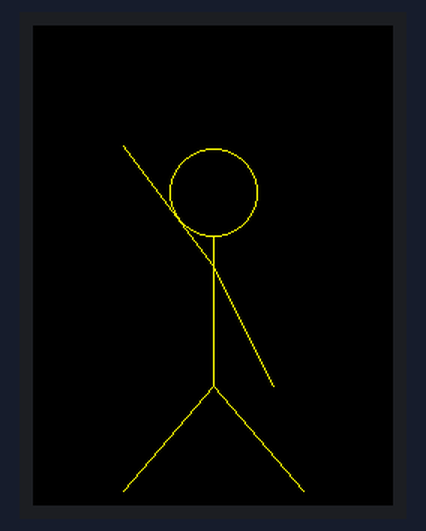
Recording of a sketch running on a simulated Arduino Uno, built with avr-gcc and run on an emulated ATmega328P. Shown: 240×320 colour display. What the sketch prints to the serial monitor is not drawn.

Above: at 0.24 s.
At 6.19 s:
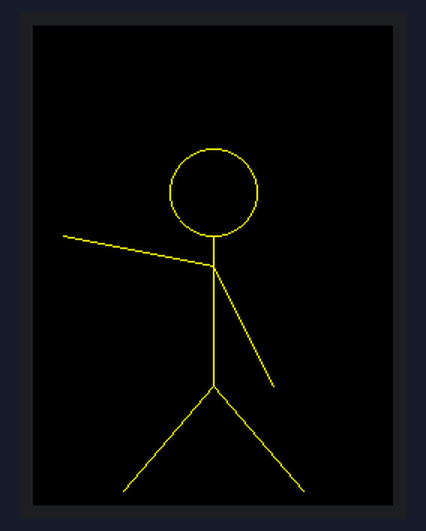
At 12.47 s:
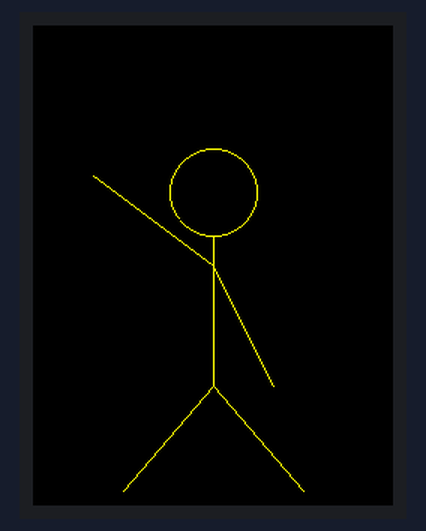
At 24.87 s:
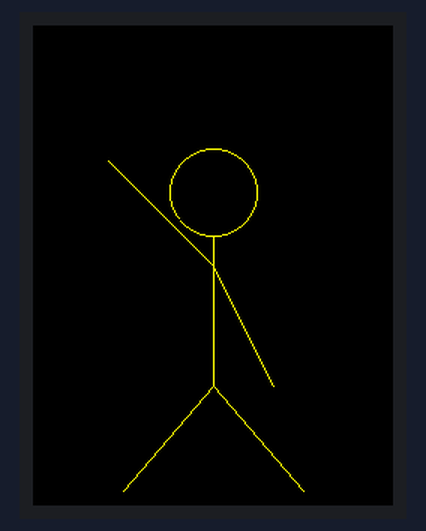
At 49.8 s:
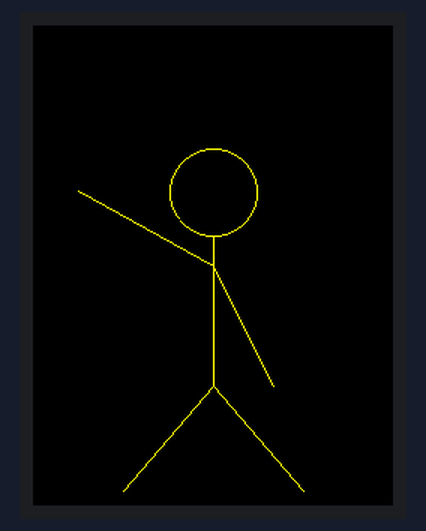

The sketch:

tft_vlastni.ino
```cpp
//#include <Adafruit_GFX.h>
//#include <gfxfont.h>

//#include <Adafruit_TFTLCD.h>
//#include <pin_magic.h>
//#include <registers.h>

#include <Adafruit_GFX.h>    // Core graphics library
#include <Adafruit_TFTLCD.h> // Hardware-specific library

#define LCD_CS A3 //
#define LCD_CD A2 //
#define LCD_WR A1 //
#define LCD_RD A0 //
#define LCD_RESET A4 //

#define BLACK   0x0000
#define BLUE    0x001F
#define RED     0xF800
#define GREEN   0x07E0
#define CYAN    0x07FF
#define MAGENTA 0xF81F
#define YELLOW  0xFFE0
#define WHITE   0xFFFF

Adafruit_TFTLCD tft(LCD_CS, LCD_CD, LCD_WR, LCD_RD, LCD_RESET);

void setup(void) {
  Serial.begin(9600);
  tft.reset();

  uint16_t identifier = tft.readID();

  if (identifier == 0x9325) {
    Serial.println(F("Found ILI9325 LCD driver"));
  } else if (identifier == 0x9328) {
    Serial.println(F("Found ILI9328 LCD driver"));
  } else if (identifier == 0x7575) {
    Serial.println(F("Found HX8347G LCD driver"));
  } else if (identifier == 0x9341) {
    Serial.println(F("Found ILI9341 LCD driver"));
  } else {
    Serial.print(F("Unknown LCD driver chip: "));
    Serial.println(identifier, HEX);
    return;
  }

  tft.begin(identifier);


  tft.setRotation(2);

  tft.fillScreen(BLACK); //
  //tft.setTextColor(WHITE);
  //tft.setCursor(5, 5);
  //tft.setTextSize(5);
  //tft.print("Hello World");

}

void loop(void) {

  //telo
  tft.drawLine(120, 140, 120, 240, YELLOW);
  //ruka prava
  tft.drawLine(120, 160, 160, 240, YELLOW);
  //noha leva
  tft.drawLine(120, 240, 60, 310, YELLOW);
  //noha prava
  tft.drawLine(120, 240, 180, 310, YELLOW);
  //hlava
  tft.drawCircle(120, 111, 29, YELLOW);

  tft.drawLine(120, 160, 60, 80, YELLOW);
  delay(50);
  tft.drawLine(120, 160, 60, 80, BLACK);

  tft.drawLine(120, 160, 50, 90, YELLOW);
  delay(50);
  tft.drawLine(120, 160, 50, 90, BLACK);

  tft.drawLine(120, 160, 40, 100, YELLOW);
  delay(50);
  tft.drawLine(120, 160, 40, 100, BLACK);

  tft.drawLine(120, 160, 30, 110, YELLOW);
  delay(50);
  tft.drawLine(120, 160, 30, 110, BLACK);

  //===========
  tft.drawLine(120, 160, 20, 140, YELLOW);
  delay(50);
  tft.drawLine(120, 160, 20, 140, BLACK);
  //===========

  tft.drawLine(120, 160, 30, 110, YELLOW);
  delay(50);
  tft.drawLine(120, 160, 30, 110, BLACK);

  tft.drawLine(120, 160, 40, 100, YELLOW);
  delay(50);
  tft.drawLine(120, 160, 40, 100, BLACK);

  tft.drawLine(120, 160, 50, 90, YELLOW);
  delay(50);
  tft.drawLine(120, 160, 50, 90, BLACK);


}
```
